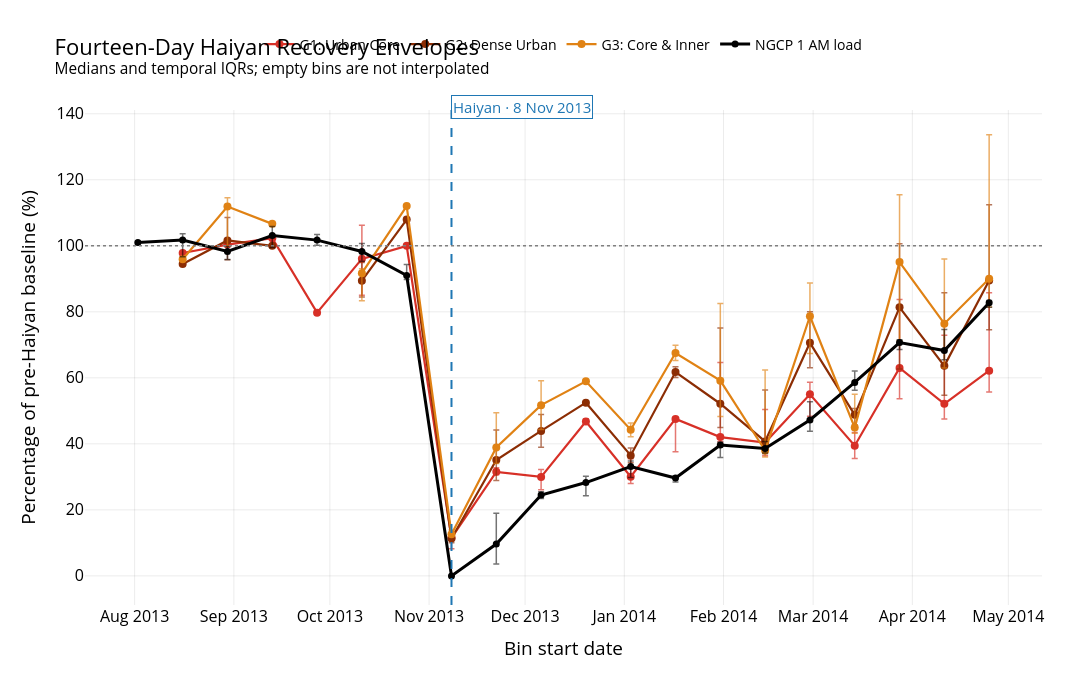

Source (notebook cell):
### Code cell
fig_binned = go.Figure()

for group in GROUP_ORDER:
    meta = GROUP_META[group]
    binned = binned_groups[group]

    fig_binned.add_trace(
        go.Scatter(
            x=binned["Bin_start"],
            y=binned["Median"],
            mode="lines+markers",
            connectgaps=False,
            line=dict(
                color=meta["color"],
                width=2.2,
            ),
            marker=dict(size=8),
            error_y=dict(
                type="data",
                symmetric=False,
                array=(
                    binned["P75"]
                    - binned["Median"]
                ).clip(lower=0),
                arrayminus=(
                    binned["Median"]
                    - binned["P25"]
                ).clip(lower=0),
                color=hex_to_rgba(
                    meta["color"],
                    0.65,
                ),
                thickness=1.5,
                width=3,
            ),
            customdata=np.column_stack([
                binned["N_obs"],
                binned["Median_SC"],
            ]),
            hovertemplate=(
                "Bin start: %{x|%Y-%m-%d}<br>"
                "Median: %{y:.1f}% of baseline<br>"
                "Qualified observations: "
                "%{customdata[0]:.0f}<br>"
                "Median SC: "
                "%{customdata[1]:.1f}%"
                "<extra></extra>"
            ),
            name=(
                f"{meta['code']}: "
                f"{meta['label']}"
            ),
        )
    )

fig_binned.add_trace(
    go.Scatter(
        x=ngcp_binned["Bin_start"],
        y=ngcp_binned["Median"],
        mode="lines+markers",
        connectgaps=False,
        line=dict(
            color="black",
            width=3,
        ),
        marker=dict(size=7),
        error_y=dict(
            type="data",
            symmetric=False,
            array=(
                ngcp_binned["P75"]
                - ngcp_binned["Median"]
            ).clip(lower=0),
            arrayminus=(
                ngcp_binned["Median"]
                - ngcp_binned["P25"]
            ).clip(lower=0),
            color="rgba(0,0,0,0.55)",
            thickness=1.5,
            width=3,
        ),
        name="NGCP 1 AM load",
    )
)

fig_binned.add_hline(
    y=100,
    line_dash="dot",
    line_color="grey",
    line_width=1.5,
)

add_haiyan_marker(fig_binned)

fig_binned.update_layout(
    title=(
        "Fourteen-Day Haiyan Recovery Envelopes"
        "<br><sup>"
        "Medians and temporal IQRs; "
        "empty bins are not interpolated"
        "</sup>"
    ),
    xaxis_title="Bin start date",
    yaxis_title=(
        "Percentage of pre-Haiyan baseline (%)"
    ),
)

apply_figure_style(
    fig_binned,
    width=1300,
    height=680,
    top=110,
)

fig_binned.show()

export_figure(
    fig_binned,
    OUTPUT_MAIN_FIG_DIR
    / "fig_03_haiyan_14day_recovery_envelopes_g1_g3",
)

### Figure 1 — Plotly figure (JSON) as saved in the notebook; plotly's stock layout.template omitted (floating-point values rounded to 4 significant figures)
{"data": [{"connectgaps": false, "customdata": [[NaN, NaN], [1.0, 82.18], [5.0, 87.08], [1.0, 85.52], [1.0, 74.39], [4.0, 78.51], [1.0, 96.88], [3.0, 66.82], [5.0, 80.4], [4.0, 66.37], [2.0, 76.06], [3.0, 71.71], [3.0, 92.43], [5.0, 93.32], [9.0, 87.08], [6.0, 96.55], [4.0, 71.38], [6.0, 88.98], [3.0, 69.93], [9.0, 96.21]], "error_y": {"array": [NaN, 0.0, 0.3063, 0.0, 0.0, 10.16, 0.0, 1.243, 1.279, 2.24, 0.8283, 5.494, 0.3995, 22.58, 9.994, 3.643, 4.025, 20.77, 20.76, 23.62], "arrayminus": [NaN, 0.0, 2.346, 0.0, 0.0, 11.02, 0.0, 3.301, 0.8858, 3.869, 0.8283, 2.017, 9.945, 1.396, 4.009, 6.665, 3.843, 9.31, 4.615, 6.469], "color": "rgba(215,48,39,0.65)", "symmetric": false, "thickness": 1.5, "type": "data", "width": 3}, "hovertemplate": "Bin start: %{x|%Y-%m-%d}<br>Median: %{y:.1f}% of baseline<br>Qualified observations: %{customdata[0]:.0f}<br>Median SC: %{customdata[1]:.1f}%<extra></extra>", "line": {"color": "#d73027", "width": 2.2}, "marker": {"size": 8}, "mode": "lines+markers", "name": "G1: Urban Core", "type": "scatter", "x": ["2013-08-02T00:00:00.000000000", "2013-08-16T00:00:00.000000000", "2013-08-30T00:00:00.000000000", "2013-09-13T00:00:00.000000000", "2013-09-27T00:00:00.000000000", "2013-10-11T00:00:00.000000000", "2013-10-25T00:00:00.000000000", "2013-11-08T00:00:00.000000000", "2013-11-22T00:00:00.000000000", "2013-12-06T00:00:00.000000000", "2013-12-20T00:00:00.000000000", "2014-01-03T00:00:00.000000000", "2014-01-17T00:00:00.000000000", "2014-01-31T00:00:00.000000000", "2014-02-14T00:00:00.000000000", "2014-02-28T00:00:00.000000000", "2014-03-14T00:00:00.000000000", "2014-03-28T00:00:00.000000000", "2014-04-11T00:00:00.000000000", "2014-04-25T00:00:00.000000000"], "y": [NaN, 97.81, 100.4, 102.3, 79.75, 96.04, 100.0, 11.52, 31.52, 29.98, 46.77, 30.03, 47.55, 42.06, 40.42, 54.99, 39.44, 63.0, 52.11, 62.17]}, {"connectgaps": false, "customdata": [[NaN, NaN], [1.0, 82.1], [5.0, 76.88], [1.0, 77.82], [NaN, NaN], [3.0, 76.88], [1.0, 85.92], [5.0, 70.17], [6.0, 70.44], [2.0, 65.75], [1.0, 77.21], [2.0, 64.71], [2.0, 81.13], [6.0, 81.57], [7.0, 87.94], [8.0, 86.63], [3.0, 64.95], [6.0, 86.36], [3.0, 66.55], [8.0, 96.45]], "error_y": {"array": [NaN, 0.0, 6.963, 0.0, NaN, 5.523, 0.0, 0.5217, 9.139, 4.982, 0.0, 2.244, 1.603, 22.96, 15.61, 9.424, 1.942, 19.25, 22.18, 22.95], "arrayminus": [NaN, 0.0, 5.886, 0.0, NaN, 4.934, 0.0, 1.277, 6.207, 4.982, 0.0, 2.244, 1.603, 7.228, 3.758, 7.552, 3.034, 18.71, 8.897, 14.97], "color": "rgba(140,45,4,0.65)", "symmetric": false, "thickness": 1.5, "type": "data", "width": 3}, "hovertemplate": "Bin start: %{x|%Y-%m-%d}<br>Median: %{y:.1f}% of baseline<br>Qualified observations: %{customdata[0]:.0f}<br>Median SC: %{customdata[1]:.1f}%<extra></extra>", "line": {"color": "#8c2d04", "width": 2.2}, "marker": {"size": 8}, "mode": "lines+markers", "name": "G2: Dense Urban", "type": "scatter", "x": ["2013-08-02T00:00:00.000000000", "2013-08-16T00:00:00.000000000", "2013-08-30T00:00:00.000000000", "2013-09-13T00:00:00.000000000", "2013-09-27T00:00:00.000000000", "2013-10-11T00:00:00.000000000", "2013-10-25T00:00:00.000000000", "2013-11-08T00:00:00.000000000", "2013-11-22T00:00:00.000000000", "2013-12-06T00:00:00.000000000", "2013-12-20T00:00:00.000000000", "2014-01-03T00:00:00.000000000", "2014-01-17T00:00:00.000000000", "2014-01-31T00:00:00.000000000", "2014-02-14T00:00:00.000000000", "2014-02-28T00:00:00.000000000", "2014-03-14T00:00:00.000000000", "2014-03-28T00:00:00.000000000", "2014-04-11T00:00:00.000000000", "2014-04-25T00:00:00.000000000"], "y": [NaN, 94.46, 101.6, 100.0, NaN, 89.44, 108.0, 11.33, 35.09, 43.92, 52.47, 36.5, 61.74, 52.15, 40.74, 70.61, 48.79, 81.35, 63.62, 89.51]}, {"connectgaps": false, "customdata": [[NaN, NaN], [1.0, 86.34], [5.0, 75.38], [1.0, 77.03], [NaN, NaN], [3.0, 80.95], [1.0, 84.36], [5.0, 72.54], [6.0, 69.43], [2.0, 60.96], [1.0, 80.01], [2.0, 60.82], [2.0, 78.88], [6.0, 79.69], [7.0, 88.82], [8.0, 84.96], [3.0, 68.58], [6.0, 85.21], [3.0, 72.68], [9.0, 96.37]], "error_y": {"array": [NaN, 0.0, 2.617, 0.0, NaN, 1.338, 0.0, 1.297, 10.51, 7.361, 0.0, 2.075, 2.312, 23.38, 24.41, 10.11, 10.14, 20.38, 19.58, 43.64], "arrayminus": [NaN, 0.0, 11.92, 0.0, NaN, 8.376, 0.0, 0.4213, 4.841, 7.361, 0.0, 2.075, 2.312, 10.85, 1.977, 11.31, 1.747, 23.81, 13.41, 8.543], "color": "rgba(224,130,20,0.65)", "symmetric": false, "thickness": 1.5, "type": "data", "width": 3}, "hovertemplate": "Bin start: %{x|%Y-%m-%d}<br>Median: %{y:.1f}% of baseline<br>Qualified observations: %{customdata[0]:.0f}<br>Median SC: %{customdata[1]:.1f}%<extra></extra>", "line": {"color": "#e08214", "width": 2.2}, "marker": {"size": 8}, "mode": "lines+markers", "name": "G3: Core & Inner", "type": "scatter", "x": ["2013-08-02T00:00:00.000000000", "2013-08-16T00:00:00.000000000", "2013-08-30T00:00:00.000000000", "2013-09-13T00:00:00.000000000", "2013-09-27T00:00:00.000000000", "2013-10-11T00:00:00.000000000", "2013-10-25T00:00:00.000000000", "2013-11-08T00:00:00.000000000", "2013-11-22T00:00:00.000000000", "2013-12-06T00:00:00.000000000", "2013-12-20T00:00:00.000000000", "2014-01-03T00:00:00.000000000", "2014-01-17T00:00:00.000000000", "2014-01-31T00:00:00.000000000", "2014-02-14T00:00:00.000000000", "2014-02-28T00:00:00.000000000", "2014-03-14T00:00:00.000000000", "2014-03-28T00:00:00.000000000", "2014-04-11T00:00:00.000000000", "2014-04-25T00:00:00.000000000"], "y": [NaN, 95.91, 111.9, 106.7, NaN, 91.71, 112.0, 12.62, 38.9, 51.73, 58.94, 44.26, 67.53, 59.14, 38.0, 78.66, 44.92, 95.07, 76.41, 90.01]}, {"connectgaps": false, "error_y": {"array": [0.3448, 1.897, 1.552, 2.759, 1.724, 2.414, 3.276, 0.0, 9.31, 1.034, 1.897, 1.724, 0.5172, 0.8621, 2.069, 5.517, 3.448, 0.8621, 6.379, 0.6897], "arrayminus": [0.3448, 5.0, 2.414, 3.621, 1.552, 2.931, 1.207, 0.0, 6.034, 1.034, 3.966, 3.276, 1.207, 3.793, 1.379, 3.448, 2.414, 2.069, 2.759, 1.379], "color": "rgba(0,0,0,0.55)", "symmetric": false, "thickness": 1.5, "type": "data", "width": 3}, "line": {"color": "black", "width": 3}, "marker": {"size": 7}, "mode": "lines+markers", "name": "NGCP 1 AM load", "type": "scatter", "x": ["2013-08-02T00:00:00.000000000", "2013-08-16T00:00:00.000000000", "2013-08-30T00:00:00.000000000", "2013-09-13T00:00:00.000000000", "2013-09-27T00:00:00.000000000", "2013-10-11T00:00:00.000000000", "2013-10-25T00:00:00.000000000", "2013-11-08T00:00:00.000000000", "2013-11-22T00:00:00.000000000", "2013-12-06T00:00:00.000000000", "2013-12-20T00:00:00.000000000", "2014-01-03T00:00:00.000000000", "2014-01-17T00:00:00.000000000", "2014-01-31T00:00:00.000000000", "2014-02-14T00:00:00.000000000", "2014-02-28T00:00:00.000000000", "2014-03-14T00:00:00.000000000", "2014-03-28T00:00:00.000000000", "2014-04-11T00:00:00.000000000", "2014-04-25T00:00:00.000000000"], "y": [101.0, 101.7, 98.28, 103.1, 101.7, 98.28, 91.03, 0.0, 9.655, 24.48, 28.28, 33.1, 29.66, 39.66, 38.62, 47.24, 58.62, 70.69, 68.28, 82.76]}], "layout": {"annotations": [{"bgcolor": "rgba(255,255,255,0.88)", "bordercolor": "#1f77b4", "borderwidth": 1, "font": {"color": "#1f77b4", "size": 15}, "showarrow": false, "text": "Haiyan · 8 Nov 2013", "x": "2013-11-08T00:00:00", "xanchor": "left", "y": 1.03, "yref": "paper"}], "font": {"color": "black", "size": 16}, "height": 680, "legend": {"font": {"size": 14}, "orientation": "h", "x": 0.5, "xanchor": "center", "y": 1.1, "yanchor": "bottom"}, "margin": {"b": 75, "l": 85, "r": 50, "t": 110}, "paper_bgcolor": "rgba(0,0,0,0)", "plot_bgcolor": "white", "shapes": [{"line": {"color": "grey", "dash": "dot", "width": 1.5}, "type": "line", "x0": 0, "x1": 1, "xref": "x domain", "y0": 100, "y1": 100, "yref": "y"}, {"line": {"color": "#1f77b4", "dash": "dash", "width": 2}, "type": "line", "x0": "2013-11-08T00:00:00", "x1": "2013-11-08T00:00:00", "xref": "x", "y0": 0, "y1": 1, "yref": "y domain"}], "title": {"text": "Fourteen-Day Haiyan Recovery Envelopes<br><sup>Medians and temporal IQRs; empty bins are not interpolated</sup>"}, "width": 1300, "xaxis": {"gridcolor": "rgba(0,0,0,0.08)", "showgrid": true, "title": {"text": "Bin start date"}, "zeroline": false}, "yaxis": {"gridcolor": "rgba(0,0,0,0.08)", "showgrid": true, "title": {"text": "Percentage of pre-Haiyan baseline (%)"}, "zeroline": false}}}
